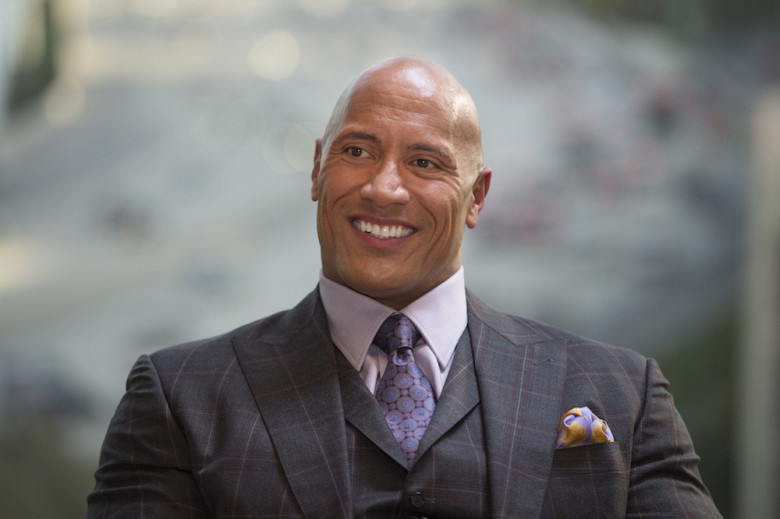
#> input picture dwayne_johnson.jpg, 780 x 519 px
$ python 'test_2 (danh dau khuon mat).py'
#> lines starting #> are read from the running program, lines starting #| are printed output that depends on the picture; after the words box and inside, x2 and y2 are one past the last pixel; in counts of white or black regions, pixels touching at a corner belong together
# Lib to numeric analysis and computer vision (opencv)
import numpy as np
import cv2
# Lib to download stuff from Web
import urllib
# Download the URL and save it to the specified file (change the URL for your need)
#urllib.urlretrieve("http://www.gunnerkrigg.com/comics/00000001.jpg", "file.jpg")
# Load an color image in color
img = cv2.imread('dwayne_johnson.jpg')
#> img is the input picture: shape (519, 780, 3); mean B, G, R 116.2, 117, 118.4
# Load the Cascade file, grab it from https://raw.githubusercontent.com/shantnu/FaceDetect/master/haarcascade_frontalface_default.xml
cascPath = 'hasCascade.xml'
faceCascade = cv2.CascadeClassifier(cascPath)
# Convert image to gray (hmm we need to change that later to detect skin color...)
gray = cv2.cvtColor(img, cv2.COLOR_BGR2GRAY)
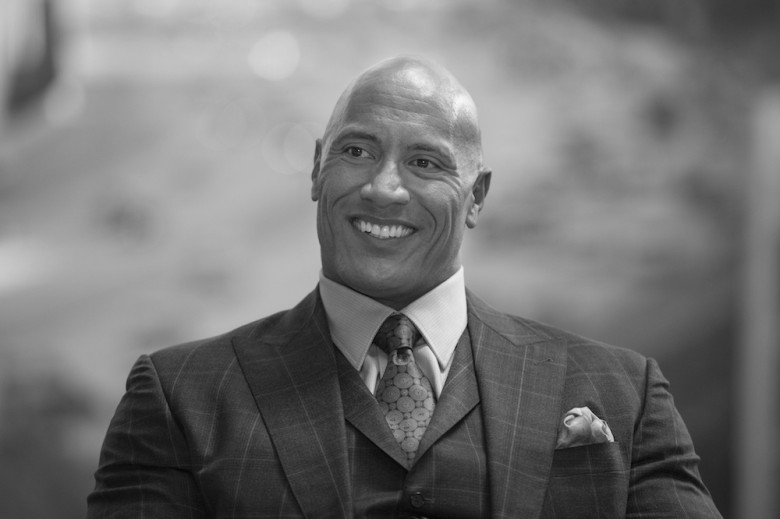
#> gray: shape (519, 780); min 4, max 248, mean 117.3
# Detect faces in the image
faces = faceCascade.detectMultiScale(
  gray,
  scaleFactor=1.1,
  minNeighbors=5,
  minSize=(30, 30),
  flags = cv2.CASCADE_SCALE_IMAGE
)
#> faces = [[296, 87, 184, 184]]
# Print how many faces were found
print ("Found {0} faces!".format(len(faces)) )
#| Found 1 faces!

# Draw a rectangle around the faces in the original image

# Vẽ một khung xung quanh khuôn mặt
for (x, y, w, h) in faces:
  cv2.rectangle(img, (x, y), (x+w, y+h), (0, 255, 0), 2)
#> this loop made 1 pass
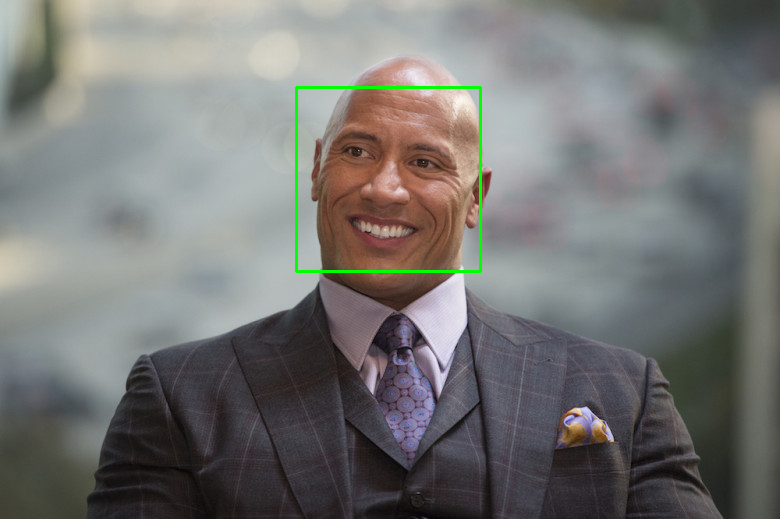
#> img: shape (519, 780, 3); 0.54% of pixels changed, all inside (x1, y1, x2, y2) = (295, 86, 482, 273)
cv2.imshow("Faces found" ,img)
cv2.waitKey(0)

$ run again, with 1.jpg copied over dwayne_johnson.jpg
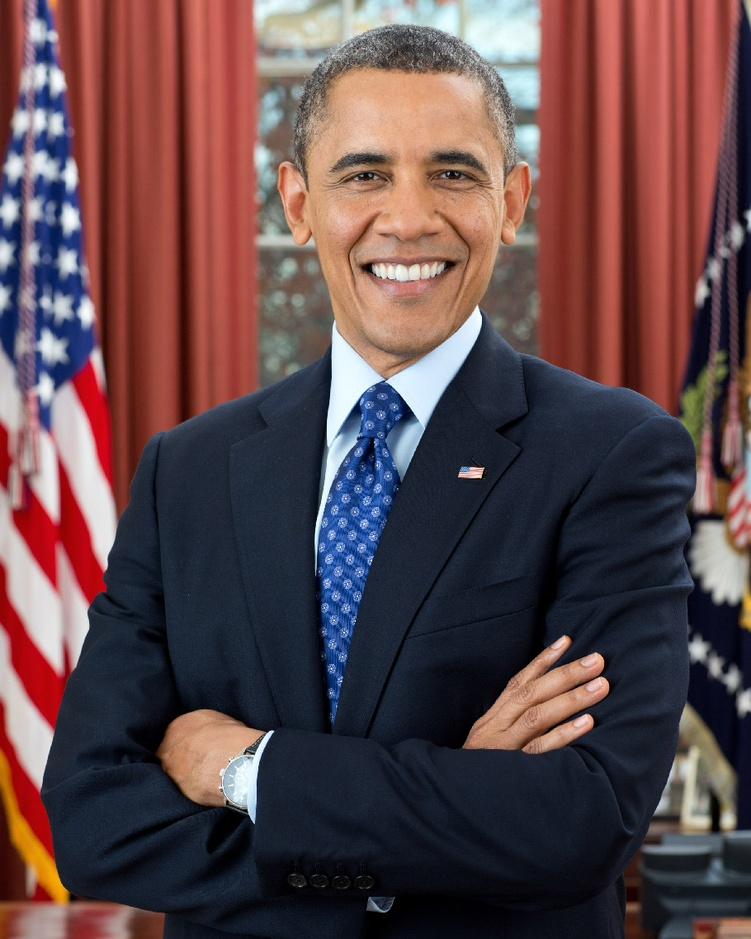
#> input picture 1.jpg, 751 x 939 px, shrunk from 910 x 1137 before the run
#> img is the input picture: shape (939, 751, 3); mean B, G, R 74.7, 71.7, 95
#> `gray = cv2.cvtColor(img, cv2.COLOR_BGR2GRAY)`:
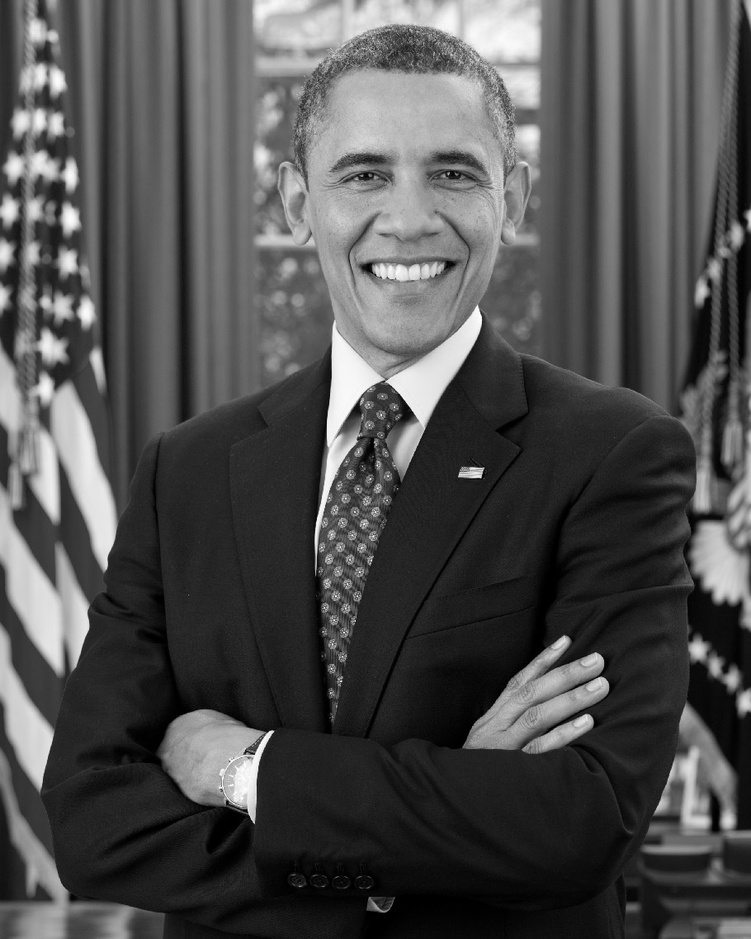
#> gray: shape (939, 751); min 0, max 254, mean 79
#> faces = [[284, 79, 247, 247]]
#| Found 1 faces!
#> the loop `for (x, y, w, h) in faces:` made 1 pass
#> after the loop `for (x, y, w, h) in faces:`:
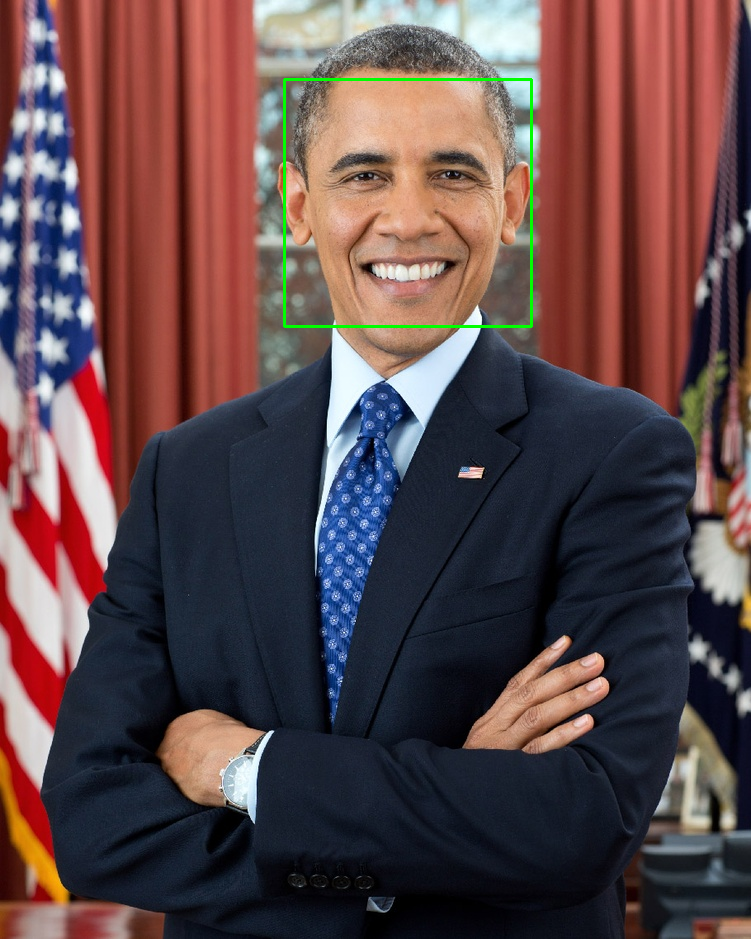
#> img: shape (939, 751, 3); 0.42% of pixels changed, all inside (x1, y1, x2, y2) = (283, 78, 533, 328)

$ run again, with 2.jpg copied over dwayne_johnson.jpg
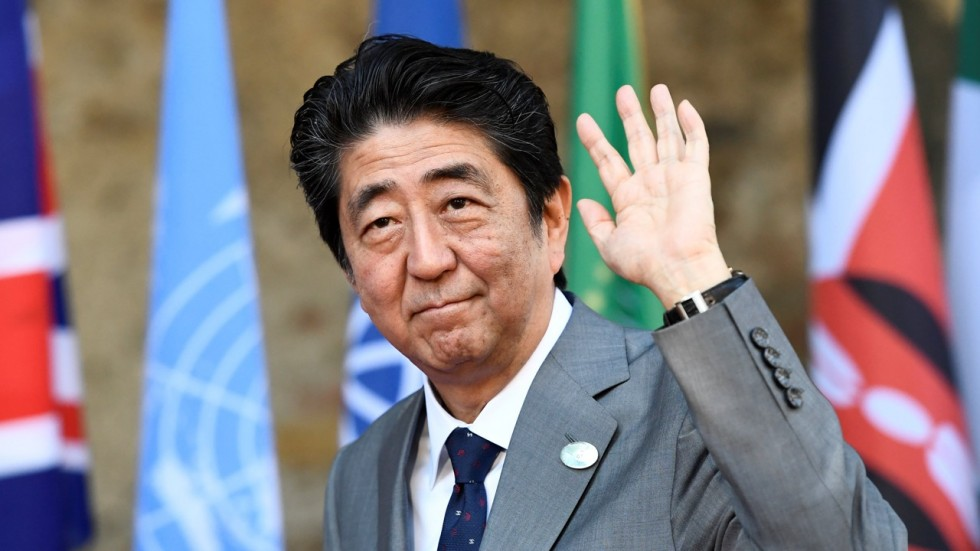
#> input picture 2.jpg, 980 x 551 px
#> img is the input picture: shape (551, 980, 3); mean B, G, R 130, 124.6, 131.5
#> `gray = cv2.cvtColor(img, cv2.COLOR_BGR2GRAY)`:
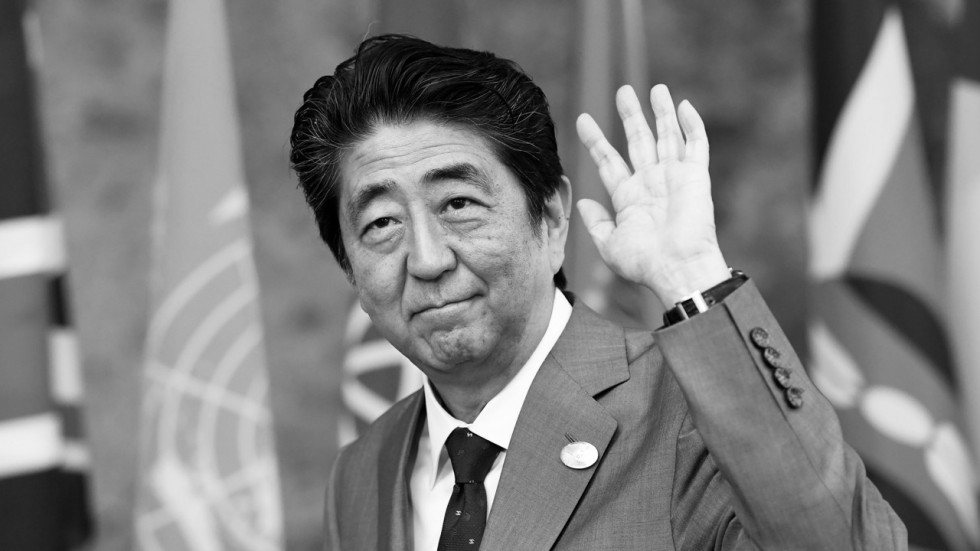
#> gray: shape (551, 980); min 0, max 255, mean 127.3
#> faces = [[297, 111, 251, 251]]
#| Found 1 faces!
#> the loop `for (x, y, w, h) in faces:` made 1 pass
#> after the loop `for (x, y, w, h) in faces:`:
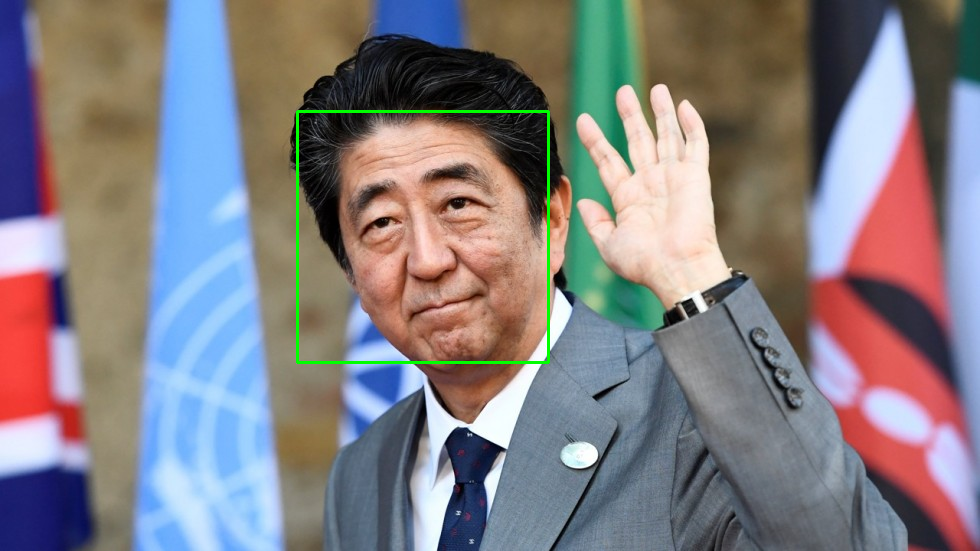
#> img: shape (551, 980, 3); 0.56% of pixels changed, all inside (x1, y1, x2, y2) = (296, 110, 550, 364)
